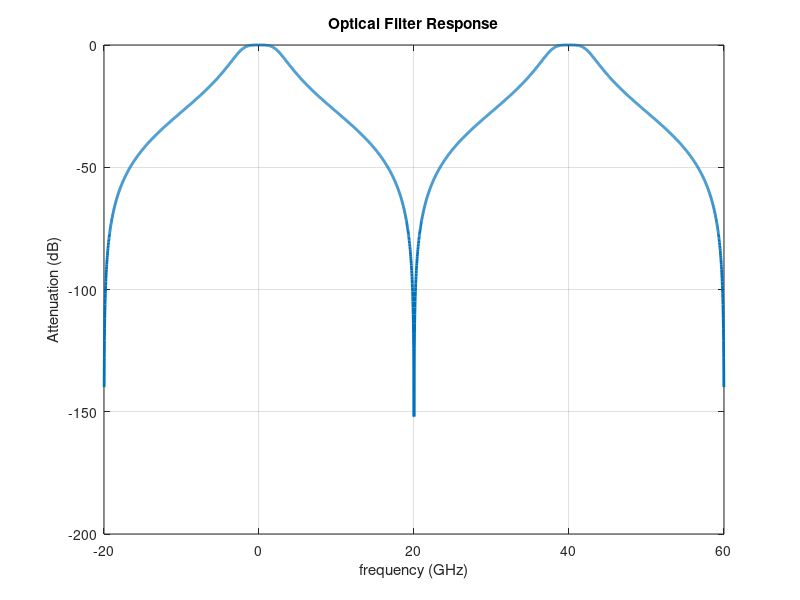

Reproduce this figure in MATLAB. (Note: this script raises an error after producing the figure.)
%%%%%%%%%%%%%%%%%%%%%%%%%%%%%%%%%%%%%%%%%%%%%%%%%%%%%%%%%%%%%%%%%%%%%%%%%%%
% This code synthesizes All-Pass Decomposition (APD) based filters
% These map to a ring based optical filters with two allpass branches in an 
% outer MZI
%
% Ref: C. K. Madsen, "Efficient Architectures for Exactly realizing 
% Optical Filters with Optimum Bandpass Designs," IEEE Photonics Technology
% Letters, vol. 10, no. 8, Aug 1998
%
% Modifications for Dual-Bus Rings with Monitor
%
% (c) Vishal Saxena 2015
% Last modified: June/21/2024
%%%%%%%%%%%%%%%%%%%%%%%%%%%%%%%%%%%%%%%%%%%%%%%%%%%%%%%%%%%%%%%%%%%%%%%%%%%

clear all; close all; clc;

% Generate Chebyshev II IIR Filter Polynomial
order = 2;
Rs = 40; %  dB of stopband attenuation down from the peak passband value 
%Wn = [3e9 4e9]/20e9;% stopband edge frequency
Wn = 0.13;% stopband edge frequency
%[z,p,k] = cheby2(order, Rs, Wn, 'low');
[z,p,k] = butter(order,Wn,'low');
% sos = zp2sos(z,p,k);
% fvtool(sos,'Analysis','freq')

[b,a] = zp2tf(z,p,k)
w = linspace(-pi, 3*pi, 2^12);
h = freqz(b,a,w);
%[h,w] = freqz(b,a,2^14);
G = filt(b,a)

%zplane(b,a)

figure()
plot(w*20/pi,mag2db(abs(h)),'lineWidth', 2)
%axis([-20 20 -70 5])
grid
title('Optical Filter Response');
xlabel('frequency (GHz)')
ylabel('Attenuation (dB)')

% Allpass Decomposition
% http://www.mathworks.com/help/dsp/ref/tf2ca.html

[d1,d2,ejbeta] = tf2ca(b,a) 	% TF2CA returns denominators of the allpass
beta = angle(ejbeta);

% Verify if the all-pass decomposition went Ok
num = 0.5*conj(ejbeta)*conv(fliplr(d1),d2)+0.5*ejbeta*conv(fliplr(d2),d1);
den = conv(d1,d2); 	% Reconstruct numerator and denonimator.
MaxDiff=max([max(b-num),max(a-den)]) % Compare original and reconstructed
                                     % numerator and denominators.

% Numerators are reversed conjugated polynomials of the denominators
n1 = fliplr(conj(d1));
n2 = fliplr(conj(d2));

% Find the all-pass functions
A1 = ejbeta*filt(n1, d1, 1)
A2 = conj(ejbeta)*filt(n2, d2, 1)

%% Map to photonic ring response
% Assuming losless single-bus rings

r = 0.998; % Ring loss factor

% Top Arm rings
zn1 = roots(d1)';
ord1 = size(zn1,2);
k1 = (1.-abs(zn1).^2)  % Coupling coefficients
t1 = sqrt(1.-k1);      % Coupler thru transmission
phi1 = angle(zn1);    % Phase shifts in the rings
phi_tot = sum(phi1)   % Total phase shift
km = 0.02;

% Bottom Arm rings
zn2 = roots(d2)';
ord2 = size(zn2,2);
k2 = (1.-abs(zn2).^2)   % Coupling coefficients
t2 = sqrt(1.-k2);      % Coupler thru transmission
phi2 = angle(zn2);     % Phase shifts in the rings


%% Verify the Ring Filter Response and Plot it

% Top Arm rings
Htop = filt([1], [1], 1);

figure();
hold on; grid;

for j = 1:ord1
    ejphi = exp(i*phi1(j));
    t = t1(j);
    sr = sqrt(k1(j));
    sm = sqrt(km);
    cr = sqrt(1-k1(j));
    cm = sqrt(1-km);
    %ejphi = exp(i*phi);

    bb = [0 -sr*sm*r*ejphi];
    aa = [1 -cr*cm*r*ejphi];
    Hr =  filt(bb, aa, 1);

    bb1 = [cr -cm*r*ejphi];
    Hm = filt(bb1, aa, 1);
   
    Htop = Htop*Hm;
    
    [nn, dd] = tfdata(Hr,'v');
    [nn2, dd2] = tfdata(Hm,'v');
    ww = linspace(-pi, pi, 2^12);
    hr = freqz(nn, dd, ww);
    hm = freqz(nn2, dd2, ww);

   % plot(ww*20/pi,mag2db(abs(hr)), 'b', 'lineWidth', 1)
    plot(ww*20/pi,mag2db(abs(hm)), 'lineWidth', 1.5)
end    

title('Optical Monitor Responses');
xlabel('frequency (GHz)')
ylabel('Attenuation (dB)')

% Bottom Arm rings

Hbot = filt([1], [1], 1);

for j = 1:ord2
    ejphi = exp(i*phi2(j));
    t = t2(j);
    sr = sqrt(k2(j));
    sm = sqrt(km);
    cr = sqrt(1-k2(j));
    cm = sqrt(1-km);
    %ejphi = exp(i*phi);

    bb = [0 -sr*sm*r*ejphi];
    aa = [1 -cr*cm*r*ejphi];
    Hr =  filt(bb, aa, 1);

    bb1 = [cr -cm*r*ejphi];
    Hm = filt(bb1, aa, 1);
    
    [nn, dd] = tfdata(Hr,'v');
    [nn2, dd2] = tfdata(Hm,'v');
    ww = linspace(-pi, pi, 2^12);
    hr = freqz(nn, dd, ww);
    hm = freqz(nn2, dd2, ww);

   % plot(ww*20/pi,mag2db(abs(hr)), 'b', 'lineWidth', 1)
    plot(ww*20/pi,mag2db(abs(hm)), 'lineWidth', 1.5)
    Hbot = Hbot*Hm;
end

% Plot Result Summary


fprintf('Top Arm Rings:\n');
fprintf('----------------------------\n');
disp('Coupler Thru transmission (t)');
disp(t1);
disp('Coupling coefficient (k)');
disp(k1);
disp('Phase shift (phi_n)');
disp(phi1);

fprintf('Bottom Arm Rings:\n');
fprintf('----------------------------\n');
disp('Coupler Thru transmission (t)');
disp(t2);
disp('Coupling coefficient (k)');
disp(k2);
disp('Phase shift (phi_n)');
disp(phi2);

fprintf('----------------------------\n');
disp('Filter beta');
disp(beta);
disp('Filter phi_tot');
disp(phi_tot);
disp('Filter beta - phi_tot');
disp(beta-phi_tot);


%% Complete Filter with couplers and phase shifter
% Tap at the bar output (Top-Bot)
GG = 0.5*(Htop*exp(i*(beta-phi_tot)) + Hbot*exp(i*(-beta+phi_tot)));
%GG = 0.5*(Htop*exp(i*(beta)) + Hbot*exp(i*(-beta)));
%GG = 0.5*j*(Htop + Hbot);
%GG = Htop;
[nn4, dd4] = tfdata(GG,'v');
[hh,ww] = freqz(nn4, dd4,2^14);

% figure()
% plot(ww/pi,mag2db(abs(hh)), 'r', 'lineWidth', 2)
% %plot(ww/pi,angle(hh), 'r', 'lineWidth', 2)
% %axis([0 1 -50 5])
% grid
% title('Cascade Ring Filter');
% xlabel('Normalized Frequency (\omega / \pi)')
% ylabel('Attenuation (dB)')



figure()

w = linspace(-pi, pi, 2^12);

[b, a] = tfdata(G,'v');
h1 = freqz(b,a,w);
figure()
zplane(b,a)

[b, a] = tfdata(GG,'v');
h2 = freqz(b,a,w);
figure()
zplane(b,a)

plot(w*20/pi,mag2db(abs(h1).^1), 'b-.', 'lineWidth', 2); hold on;
plot(w*20/pi,mag2db(abs(h2).^1), 'r', 'lineWidth', 2)
axis([-20 20 -70 5])
grid
% set(gca,'FontSize',12);
title('Optical Filter Response');
xlabel('frequency (GHz)')
ylabel('Attenuation (dB)')
legend('Ideal', 'Si-photonic');

